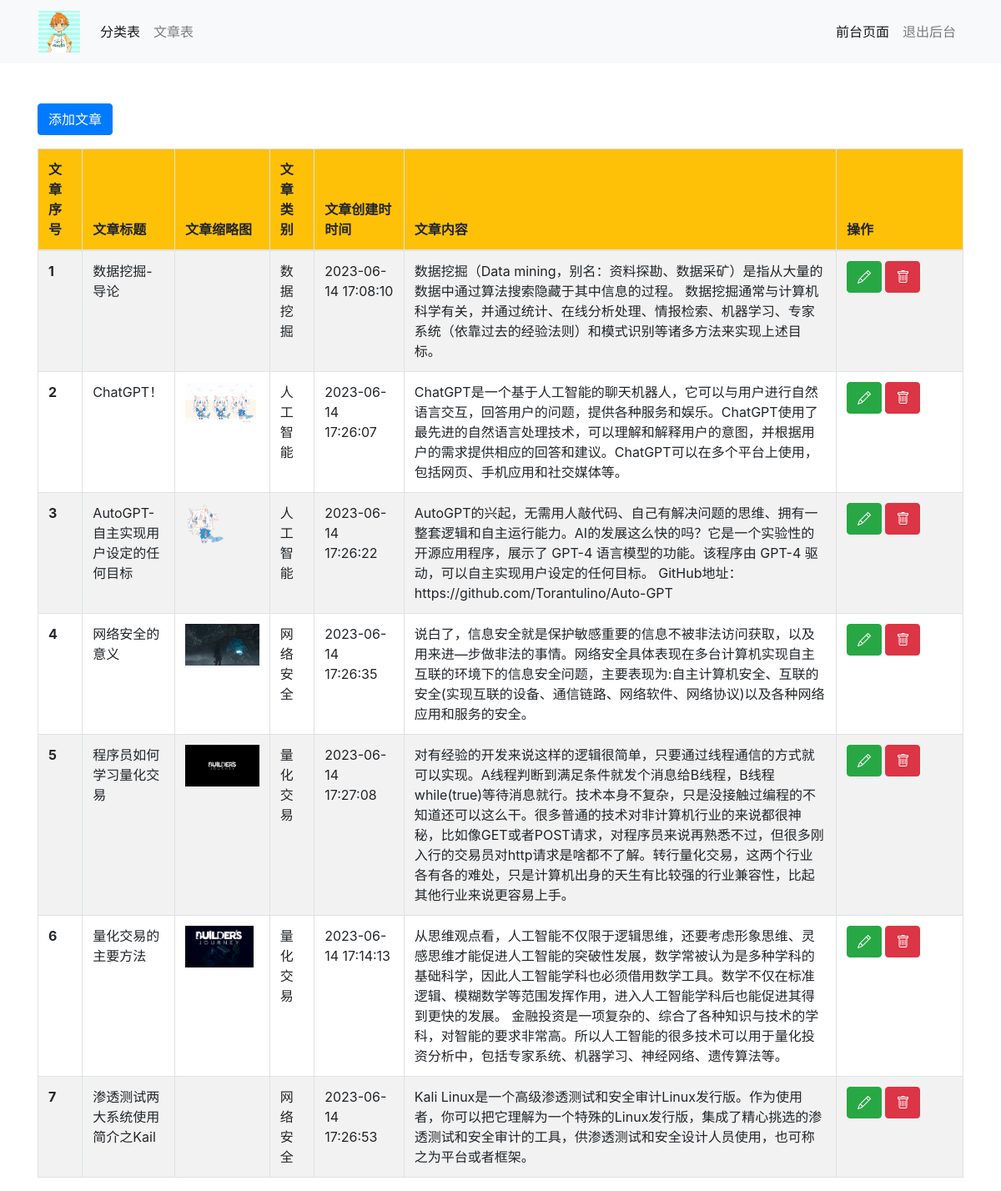
The app's page /blog/article.php (signed in) with its own data.
### tables this page shows
CREATE TABLE `article_list`  (
  `id` int(0) NOT NULL AUTO_INCREMENT,
  `title` varchar(255) NOT NULL,
  `pic` varchar(255) NULL DEFAULT NULL,
  `time` varchar(255) NOT NULL,
  `category` varchar(255) NULL DEFAULT NULL,
  `content` varchar(255) NULL DEFAULT NULL,
  PRIMARY KEY (`id`) USING BTREE
);

CREATE TABLE `category_list`  (
  `id` int(0) NOT NULL AUTO_INCREMENT,
  `name` varchar(255) NOT NULL,
  `eng` varchar(255) NOT NULL,
  PRIMARY KEY (`id`) USING BTREE
);

### blog/lib/mysql.class.php (called while the page is built, shortened)
<?php
class MMysql {
    protected static $_dbh = null;
    protected $_dbType = 'mysql';
    protected $_pconnect = true;
    protected $_host = 'localhost';
    protected $_port = 3306;
    protected $_user = 'root';
    protected $_pass = 'root';
    protected $_dbName = null;
    protected $_where = '';
    protected $_order = '';
    protected $_limit = '';
    protected $_field = '*';
    public function __construct(array $conf) {
        $this->_host = $conf['host'];
        $this->_port = $conf['port'];
        $this->_user = $conf['user'];
        $this->_pass = $conf['passwd'];
        $this->_dbName = $conf['dbname'];
    }
    protected function _connect() {
        $dsn = $this->_dbType.':host='.$this->_host.';port='.$this->_port.';dbname='.$this->_dbName;
        $options = $this->_pconnect ? array(PDO::ATTR_PERSISTENT=>true) : array();
        try {
            $dbh = new PDO($dsn, $this->_user, $this->_pass, $options);
            $dbh->setAttribute(PDO::ATTR_ERRMODE, PDO::ERRMODE_EXCEPTION);
            $dbh->setAttribute(PDO::ATTR_EMULATE_PREPARES, false);
        } catch (PDOException $e) {
            die('Connection failed: ' . $e->getMessage());
        }
        $dbh->exec('SET NAMES utf8');
        self::$_dbh = $dbh;
    }
    protected function _doQuery($sql='') {
        $this->_sql = $sql;
        $pdostmt = self::$_dbh->prepare($this->_sql);
        $pdostmt->execute();
        $result = $pdostmt->fetchAll(PDO::FETCH_ASSOC);
        return $result;
    }
    public function select($tbName='') {
        $sql = "select ".trim($this->_field)." from ".$tbName." ".trim($this->_where)." ".trim($this->_order)." ".trim($this->_limit);
        return $this->_doQuery(trim($sql));
    }
    protected function _clear() {
        $this->_where = '';
        $this->_order = '';
        $this->_limit = '';
        $this->_field = '*';
    }
}

### blog/lib/public.php (called while the page is built)
<?php
	function database(){
		require_once('./lib/mysql.class.php');
		$configArr=array(
			'host'=>'localhost',
			'port'=>'3306',
			'user'=>'root',
			'passwd'=>'123456',
			'dbname'=>'test',
		);
		return $mysql=new MMysql($configArr);
	}
?>

### blog/article.php (the view, shortened to what this page needs)
<?php
	require './lib/public.php';
	$db=database();
	$result=$db->select('article_list');
	$categories=$db->select('category_list');
	$article_categories=[];
	foreach($categories as $category){
		$article_categories[$category['id']]=$category;
	}
?>
<!doctype html>
<html lang="zh-CN">
  <head>
    <link rel="stylesheet" href="./lib/bootstrap-4.6.2-dist/css/bootstrap.css">
	<link rel="stylesheet" href="./lib/bootstrap-icons-1.10.5/font/bootstrap-icons.css">
	<link rel="stylesheet" href="./css/cursor.css">
  </head>
  <body>
	  <div class="bg-light">
		  <nav class="container navbar navbar-expand-lg navbar-light bg-light">
		  <a class="navbar-brand" href="./category.php">
          <img src="./img/000.jpg" alt="" style="width: 50px; height: 50px;">
        </a>
		    <div class="collapse navbar-collapse" id="navbarNav">
		      <ul class="navbar-nav">
		        <li class="nav-item active">
		          <a class="nav-link" href="./category.php">分类表 <span class="sr-only">(current)</span></a>
		        </li>
		        <li class="nav-item">
		          <a class="nav-link" href="./article.php">文章表</a>
		        </li>
		      </ul>
			  <ul class="navbar-nav ml-auto">
			    <li class="nav-item active">
			      <a class="nav-link" href="./index.php">前台页面</a>
			    </li>
			    <li class="nav-item">
			      <a class="nav-link" href="./login.php">退出后台</a>
			    </li>
			  </ul>
		    </div>
		  </nav>
	  </div>
	  <div class="container mt-5">
		  <a href="./article_add.php" class="btn btn-primary">添加文章</a>
		  <table class="table table-striped table-bordered mt-3">
		    <thead  class="bg-warning">
		      <tr>
		        <th scope="col" style="width:5%;">文章序号</th>
		        <th scope="col" style="width:10%;">文章标题</th>
		        <th scope="col" style="width:5%;">文章缩略图</th>
				<th scope="col" style="width:5%;">文章类别</th>
				<th scope="col" style="width:10%;">文章创建时时间</th>
				<th scope="col" style="width:50%;">文章内容</th>
		        <th scope="col" style="width:15%;">操作</th>
		      </tr>
		    </thead>
		    <tbody>
				<?php $i=0;foreach($result as $row){ ?>
					<tr>
					  <th scope="row"><?php $i++;echo $i; ?> </th>
					  <td><?php echo $row['title']; ?></td>
					  <td><img src="./img/<?php echo $row['pic']; ?>" alt="" style="height:50px;"></td>
					  <td><?php echo $article_categories[$row['category']]['name']; ?></td>
					  <td><?php date_default_timezone_set("PRC"); echo date("Y-m-d H:i:s",$row['time']); ?></td>
					  <td><?php echo $row['content']; ?></td>
					  <td>
							<a href="./article_edit.php?id=<?php echo $row['id']; ?>" class="btn btn-success"><i class="bi bi-pencil"></i></a>
							<a href="./article_del.php?id=<?php echo $row['id']; ?>" class="btn btn-danger"><i class="bi bi-trash"></i></a>
					  </td>
					</tr>
				<?php } ?>
		    </tbody>
		  </table>
	  </div>
  </body>
</html>

### blog/css/cursor.css (style rules this page uses)
html { cursor: url("../img/arrow.png"),auto; }
input,a,p,button,textarea,ul,li { cursor:url("../img/click.png"),pointer; }

### records on screen
article_list: title "数据挖掘-导论", category.name "数据挖掘", time "2023-06-14 17:08:10", content "数据挖掘（Data mining，别名：资料探勘、数据采矿）是指从大量的数据中通过算法搜索隐藏于其中信息的过程。 数据挖掘通常与计算机科学有关，并通过统计、在线分析处理、情报检索、机器学习、专家系统（依靠过去的经验法则）和模式识别等诸多方法来实现上述目标。"
article_list: title "ChatGPT！", pic (picture), category.name "人工智能", time "2023-06-14 17:26:07", content "ChatGPT是一个基于人工智能的聊天机器人，它可以与用户进行自然语言交互，回答用户的问题，提供各种服务和娱乐。ChatGPT使用了最先进的自然语言处理技术，可以理解和解释用户的意图，并根据用户的需求提供相应的回答和建议。ChatGPT可以在多个平台上使用，包括网页、手机应用和社交媒体等。"
article_list: title "AutoGPT-自主实现用户设定的任何目标", pic (picture), category.name "人工智能", time "2023-06-14 17:26:22", content "AutoGPT的兴起，无需用人敲代码、自己有解决问题的思维、拥有一整套逻辑和自主运行能力。AI的发展这么快的吗？它是一个实验性的开源应用程序，展示了 GPT-4 语言模型的功能。该程序由 GPT-4 驱动，可以自主实现用户设定的任何目标。 GitHub地址： https://github.com/Torantulino/Auto-GPT"
article_list: title "网络安全的意义", pic (picture), category.name "网络安全", time "2023-06-14 17:26:35", content "说白了，信息安全就是保护敏感重要的信息不被非法访问获取，以及用来进—步做非法的事情。网络安全具体表现在多台计算机实现自主互联的环境下的信息安全问题，主要表现为:自主计算机安全、互联的安全(实现互联的设备、通信链路、网络软件、网络协议)以及各种网络应用和服务的安全。"
article_list: title "程序员如何学习量化交易", pic (picture), category.name "量化交易", time "2023-06-14 17:27:08", content "对有经验的开发来说这样的逻辑很简单，只要通过线程通信的方式就可以实现。A线程判断到满足条件就发个消息给B线程，B线程while(true)等待消息就行。技术本身不复杂，只是没接触过编程的不知道还可以这么干。很多普通的技术对非计算机行业的来说都很神秘，比如像GET或者POST请求，对程序员来说再熟悉不过，但很多刚入行的交易员对http请求是啥都不了解。转行量化交易，这两个行业各有各的难处，只是计算机出身的天生有比较强的行业兼容性，比起其他行业来说更容易上手。"
article_list: title "量化交易的主要方法", pic (picture), category.name "量化交易", time "2023-06-14 17:14:13", content "从思维观点看，人工智能不仅限于逻辑思维，还要考虑形象思维、灵感思维才能促进人工智能的突破性发展，数学常被认为是多种学科的基础科学，因此人工智能学科也必须借用数学工具。数学不仅在标准逻辑、模糊数学等范围发挥作用，进入人工智能学科后也能促进其得到更快的发展。 金融投资是一项复杂的、综合了各种知识与技术的学科，对智能的要求非常高。所以人工智能的很多技术可以用于量化投资分析中，包括专家系统、机器学习、神经网络、遗传算法等。"
article_list: title "渗透测试两大系统使用简介之Kail", category.name "网络安全", time "2023-06-14 17:26:53", content "Kali Linux是一个高级渗透测试和安全审计Linux发行版。作为使用者，你可以把它理解为一个特殊的Linux发行版，集成了精心挑选的渗透测试和安全审计的工具，供渗透测试和安全设计人员使用，也可称之为平台或者框架。"
